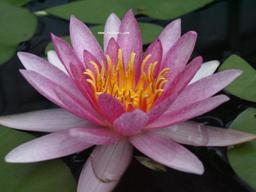
%> input picture image_processing/asset/exp-1/2_1(a).tif, 256 x 192 px
$ octave 2.m   (GNU Octave 9; MATLAB toolbox functions it lacks are replaced by stand-ins)
%> lines starting %> are read from the running program, lines starting %| are printed output that depends on the picture
% 1、图像的加法运算
ImageOne=imread('2_1(a).tif');
%> ImageOne is the input picture: size 192x256x3 uint8; mean R, G, B 100.9, 80.9, 83.2
ImageTwo=imread('2_1(b).tif');
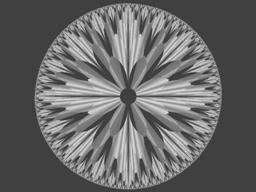
%> input picture image_processing/asset/exp-1/2_1(b).tif, 256 x 192 px
%> ImageTwo is the input picture: size 192x256x3 uint8; min 35, max 227, mean 102.6
AddImage=imadd(ImageOne,ImageTwo);
subplot(4,4,1);
imshow(AddImage);title('加法运算截图');

RGB = imread('flower2.tif');
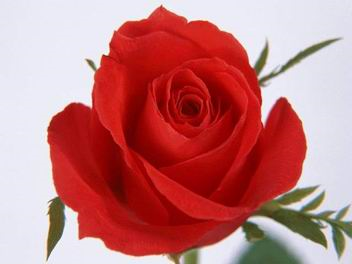
%> input picture image_processing/asset/exp-1/flower2.tif, 352 x 264 px
%> RGB is the input picture: size 264x352x3 uint8; mean R, G, B 194.7, 122, 123.6
RGB2 = imadd(RGB,50);
RGB3 = imadd(RGB,-50);
subplot(4,4,2);imshow(RGB);title('原图');
subplot(4,4,3);imshow(RGB2);title('+50图');
subplot(4,4,4);imshow(RGB3);title('-50图');

% 2、图像的减法运算
camema=imread('camema.jpg');
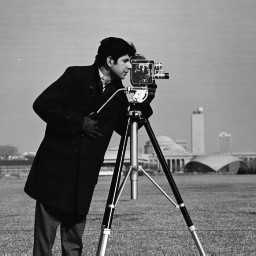
%> input picture image_processing/asset/exp-1/camema.jpg, 256 x 256 px
%> camema is the input picture: size 256x256 uint8; min 0, max 255, mean 118.7
background=imopen(camema,strel('disk',15));
output=imsubtract(camema, background);
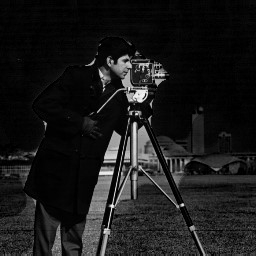
%> output: size 256x256 uint8; min 0, max 248, mean 25.5
subplot(4,4,5);imshow(camema);title('原图');
subplot(4,4,6);imshow(output);title('减去背景图');

% 3、图像的乘法运算
I = imread('room.tif');
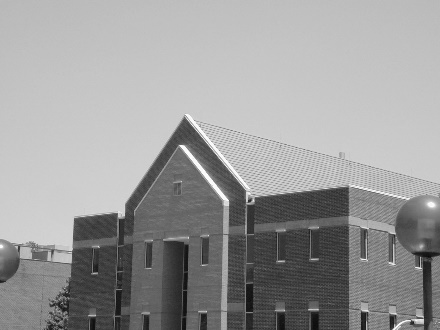
%> input picture image_processing/asset/exp-1/room.tif, 440 x 330 px
%> I is the input picture: size 330x440 uint8; min 10, max 255, mean 154.6
J = immultiply(I,1.2);
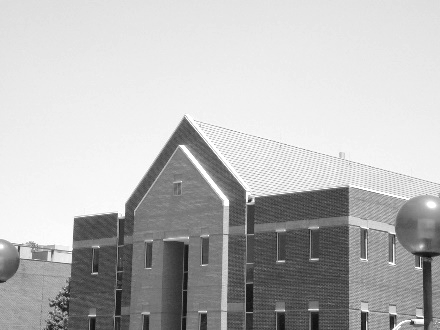
%> J: size 330x440 uint8; min 12, max 255, mean 185.3
subplot(4,4,9);imshow(I);title('原图');
subplot(4,4,10);imshow(J);title('乘以因子1.2图');

% 4、图像的除法运算
Image1 = imread('camema.jpg');
Ip = imdivide(Image1, output);
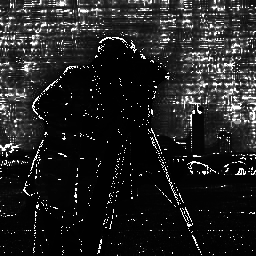
%> Ip: size 256x256 uint8; min 0, max 255, mean 34.2
Ipim=mat2gray(Ip);
subplot(4,4,13);
imshow(Ipim, []);title('原图和减背景后的图像相除的图像效果');
